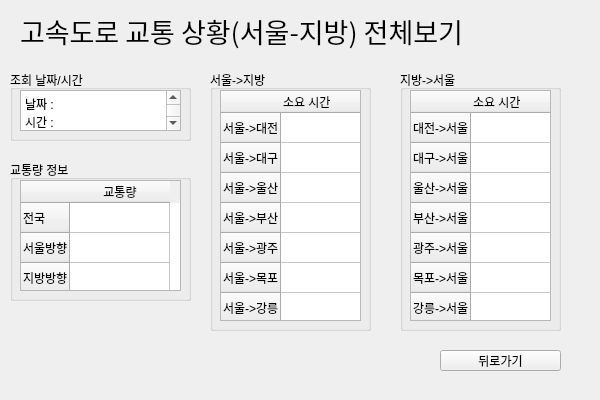
<?xml version="1.0" encoding="UTF-8"?>
<ui version="4.0">
 <class>Traffic_view</class>
 <widget class="QWidget" name="Traffic_view">
  <property name="geometry">
   <rect>
    <x>0</x>
    <y>0</y>
    <width>600</width>
    <height>400</height>
   </rect>
  </property>
  <property name="windowTitle">
   <string>Form</string>
  </property>
  <widget class="QPushButton" name="pushButton">
   <property name="geometry">
    <rect>
     <x>440</x>
     <y>350</y>
     <width>121</width>
     <height>21</height>
    </rect>
   </property>
   <property name="text">
    <string>뒤로가기</string>
   </property>
  </widget>
  <widget class="QLabel" name="label">
   <property name="geometry">
    <rect>
     <x>20</x>
     <y>10</y>
     <width>491</width>
     <height>41</height>
    </rect>
   </property>
   <property name="font">
    <font>
     <family>Adobe Arabic</family>
     <pointsize>20</pointsize>
    </font>
   </property>
   <property name="text">
    <string>고속도로 교통 상황(서울-지방) 전체보기</string>
   </property>
  </widget>
  <widget class="QGroupBox" name="groupBox">
   <property name="geometry">
    <rect>
     <x>10</x>
     <y>160</y>
     <width>181</width>
     <height>141</height>
    </rect>
   </property>
   <property name="title">
    <string>교통량 정보</string>
   </property>
   <widget class="QTableWidget" name="tableWidget">
    <property name="geometry">
     <rect>
      <x>10</x>
      <y>20</y>
      <width>161</width>
      <height>111</height>
     </rect>
    </property>
    <property name="verticalScrollBarPolicy">
     <enum>Qt::ScrollBarAlwaysOff</enum>
    </property>
    <row>
     <property name="text">
      <string>전국</string>
     </property>
    </row>
    <row>
     <property name="text">
      <string>서울방향</string>
     </property>
    </row>
    <row>
     <property name="text">
      <string>지방방향</string>
     </property>
    </row>
    <column>
     <property name="text">
      <string>교통량</string>
     </property>
    </column>
    <item row="0" column="0">
     <property name="text">
      <string/>
     </property>
    </item>
   </widget>
  </widget>
  <widget class="QGroupBox" name="groupBox_2">
   <property name="geometry">
    <rect>
     <x>10</x>
     <y>70</y>
     <width>181</width>
     <height>71</height>
    </rect>
   </property>
   <property name="title">
    <string>조회 날짜/시간</string>
   </property>
   <widget class="QTextEdit" name="textEdit">
    <property name="geometry">
     <rect>
      <x>10</x>
      <y>20</y>
      <width>161</width>
      <height>41</height>
     </rect>
    </property>
    <property name="html">
     <string>&lt;!DOCTYPE HTML PUBLIC &quot;-//W3C//DTD HTML 4.0//EN&quot; &quot;http://www.w3.org/TR/REC-html40/strict.dtd&quot;&gt;
&lt;html&gt;&lt;head&gt;&lt;meta name=&quot;qrichtext&quot; content=&quot;1&quot; /&gt;&lt;style type=&quot;text/css&quot;&gt;
p, li { white-space: pre-wrap; }
&lt;/style&gt;&lt;/head&gt;&lt;body style=&quot; font-family:'Gulim'; font-size:9pt; font-weight:400; font-style:normal;&quot;&gt;
&lt;p style=&quot; margin-top:0px; margin-bottom:0px; margin-left:0px; margin-right:0px; -qt-block-indent:0; text-indent:0px;&quot;&gt;날짜 : &lt;/p&gt;
&lt;p style=&quot; margin-top:0px; margin-bottom:0px; margin-left:0px; margin-right:0px; -qt-block-indent:0; text-indent:0px;&quot;&gt;시간 : &lt;/p&gt;&lt;/body&gt;&lt;/html&gt;</string>
    </property>
   </widget>
  </widget>
  <widget class="QGroupBox" name="groupBox_3">
   <property name="geometry">
    <rect>
     <x>210</x>
     <y>70</y>
     <width>161</width>
     <height>261</height>
    </rect>
   </property>
   <property name="title">
    <string>서울-&gt;지방</string>
   </property>
   <widget class="QTableWidget" name="tableWidget_3">
    <property name="geometry">
     <rect>
      <x>10</x>
      <y>20</y>
      <width>141</width>
      <height>231</height>
     </rect>
    </property>
    <property name="verticalScrollBarPolicy">
     <enum>Qt::ScrollBarAlwaysOff</enum>
    </property>
    <row>
     <property name="text">
      <string>서울-&gt;대전</string>
     </property>
    </row>
    <row>
     <property name="text">
      <string>서울-&gt;대구</string>
     </property>
    </row>
    <row>
     <property name="text">
      <string>서울-&gt;울산</string>
     </property>
    </row>
    <row>
     <property name="text">
      <string>서울-&gt;부산</string>
     </property>
    </row>
    <row>
     <property name="text">
      <string>서울-&gt;광주</string>
     </property>
    </row>
    <row>
     <property name="text">
      <string>서울-&gt;목포</string>
     </property>
    </row>
    <row>
     <property name="text">
      <string>서울-&gt;강릉</string>
     </property>
    </row>
    <column>
     <property name="text">
      <string>소요 시간</string>
     </property>
     <property name="textAlignment">
      <set>AlignLeft|AlignVCenter</set>
     </property>
    </column>
    <item row="0" column="0">
     <property name="text">
      <string/>
     </property>
    </item>
   </widget>
  </widget>
  <widget class="QGroupBox" name="groupBox_4">
   <property name="geometry">
    <rect>
     <x>400</x>
     <y>70</y>
     <width>161</width>
     <height>261</height>
    </rect>
   </property>
   <property name="title">
    <string>지방-&gt;서울</string>
   </property>
   <widget class="QTableWidget" name="tableWidget_4">
    <property name="geometry">
     <rect>
      <x>10</x>
      <y>20</y>
      <width>141</width>
      <height>231</height>
     </rect>
    </property>
    <property name="verticalScrollBarPolicy">
     <enum>Qt::ScrollBarAlwaysOff</enum>
    </property>
    <row>
     <property name="text">
      <string>대전-&gt;서울</string>
     </property>
    </row>
    <row>
     <property name="text">
      <string>대구-&gt;서울</string>
     </property>
    </row>
    <row>
     <property name="text">
      <string>울산-&gt;서울</string>
     </property>
    </row>
    <row>
     <property name="text">
      <string>부산-&gt;서울</string>
     </property>
    </row>
    <row>
     <property name="text">
      <string>광주-&gt;서울</string>
     </property>
    </row>
    <row>
     <property name="text">
      <string>목포-&gt;서울</string>
     </property>
    </row>
    <row>
     <property name="text">
      <string>강릉-&gt;서울</string>
     </property>
    </row>
    <column>
     <property name="text">
      <string>소요 시간</string>
     </property>
     <property name="textAlignment">
      <set>AlignLeft|AlignVCenter</set>
     </property>
    </column>
    <item row="0" column="0">
     <property name="text">
      <string/>
     </property>
    </item>
   </widget>
  </widget>
 </widget>
 <resources/>
 <connections>
  <connection>
   <sender>pushButton</sender>
   <signal>clicked()</signal>
   <receiver>Traffic_view</receiver>
   <slot>back()</slot>
   <hints>
    <hint type="sourcelabel">
     <x>475</x>
     <y>361</y>
    </hint>
    <hint type="destinationlabel">
     <x>400</x>
     <y>363</y>
    </hint>
   </hints>
  </connection>
 </connections>
 <slots>
  <slot>back()</slot>
 </slots>
</ui>
